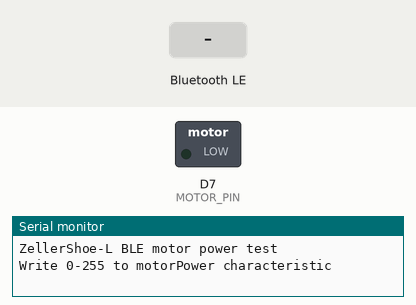
This sketch was run on a simulated ESP8266 (NodeMCU). On the bench: switched loads named in the sketch (green lamp = pin HIGH), the last lines printed to the serial monitor. The inputs (shaded band) are chosen by the test bench. Nothing arrives over Bluetooth unless stated; a phone connects over Bluetooth LE 3 s after start.

Above: at 1.5 s.
1.6 s: Bluetooth LE write "1" received
At 3.6 s:
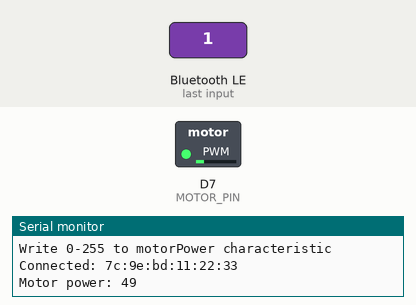
4.6 s: Bluetooth LE write "90" received
At 5.8 s:
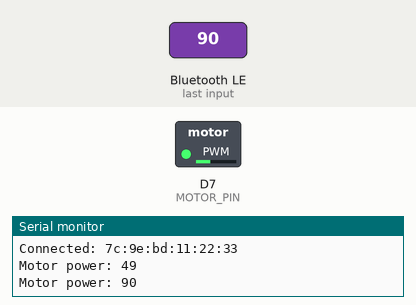
6.1 s: Bluetooth LE write "200" received
At 6.9 s:
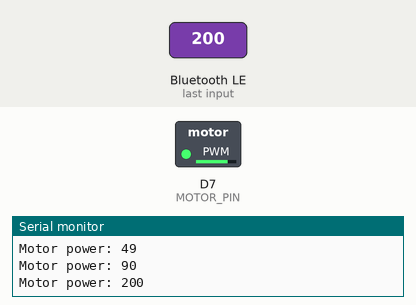
Timing chart, 0 to 9.1 s (numbered marks = the images above; inputs shaded):
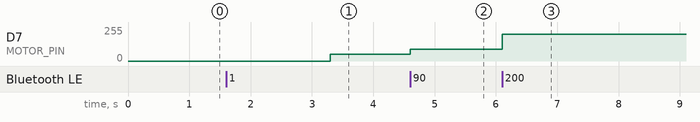

Measured:
- after the input at 1.6 s, D7 (MOTOR_PIN): 0/255 → 49/255 after 1.7 s
- after the input at 4.6 s, D7 (MOTOR_PIN): 49/255 → 90/255 at once
- after the input at 6.1 s, D7 (MOTOR_PIN): 90/255 → 200/255 at once

The sketch:

ble_motor_power_test.ino
```cpp
#include <ArduinoBLE.h>

const int MOTOR_PIN = D7;
const char *DEVICE_NAME = "ZellerShoe-L"; // Change to "ZellerShoe-R" before uploading to the right shoe.

// Custom BLE UUIDs. The web page uses these exact values.
BLEService motorService("19b10000-e8f2-537e-4f6c-d104768a1214");
BLECharacteristic powerCharacteristic(
  "19b10001-e8f2-537e-4f6c-d104768a1214",
  BLERead | BLEWrite,
  20
);

int motorPower = 0;

void setMotorPower(int value) {
  motorPower = constrain(value, 0, 255);
  analogWrite(MOTOR_PIN, motorPower);
}

int parsePowerValue(const unsigned char *data, int length) {
  if (length == 1) {
    return data[0];
  }

  char buffer[21];
  int copyLength = min(length, 20);
  memcpy(buffer, data, copyLength);
  buffer[copyLength] = '\0';

  return atoi(buffer);
}

void setup() {
  analogWriteResolution(8);

  pinMode(MOTOR_PIN, OUTPUT);
  setMotorPower(0);

  Serial.begin(115200);
  delay(300);

  if (!BLE.begin()) {
    while (true) {
      setMotorPower(0);
      delay(1000);
    }
  }

  BLE.setLocalName(DEVICE_NAME);
  BLE.setDeviceName(DEVICE_NAME);
  BLE.setAdvertisedService(motorService);

  motorService.addCharacteristic(powerCharacteristic);
  BLE.addService(motorService);

  unsigned char initialValue[1] = {0};
  powerCharacteristic.writeValue(initialValue, 1);

  BLE.advertise();

  Serial.print(DEVICE_NAME);
  Serial.println(" BLE motor power test");
  Serial.println("Write 0-255 to motorPower characteristic");
}

void loop() {
  BLEDevice central = BLE.central();

  if (central) {
    Serial.print("Connected: ");
    Serial.println(central.address());

    while (central.connected()) {
      BLE.poll();

      if (powerCharacteristic.written()) {
        unsigned char data[20];
        int length = powerCharacteristic.valueLength();
        powerCharacteristic.readValue(data, length);

        setMotorPower(parsePowerValue(data, length));

        Serial.print("Motor power: ");
        Serial.println(motorPower);
      }
    }

    setMotorPower(0);
    Serial.println("Disconnected, motor off");
  }
}
```
